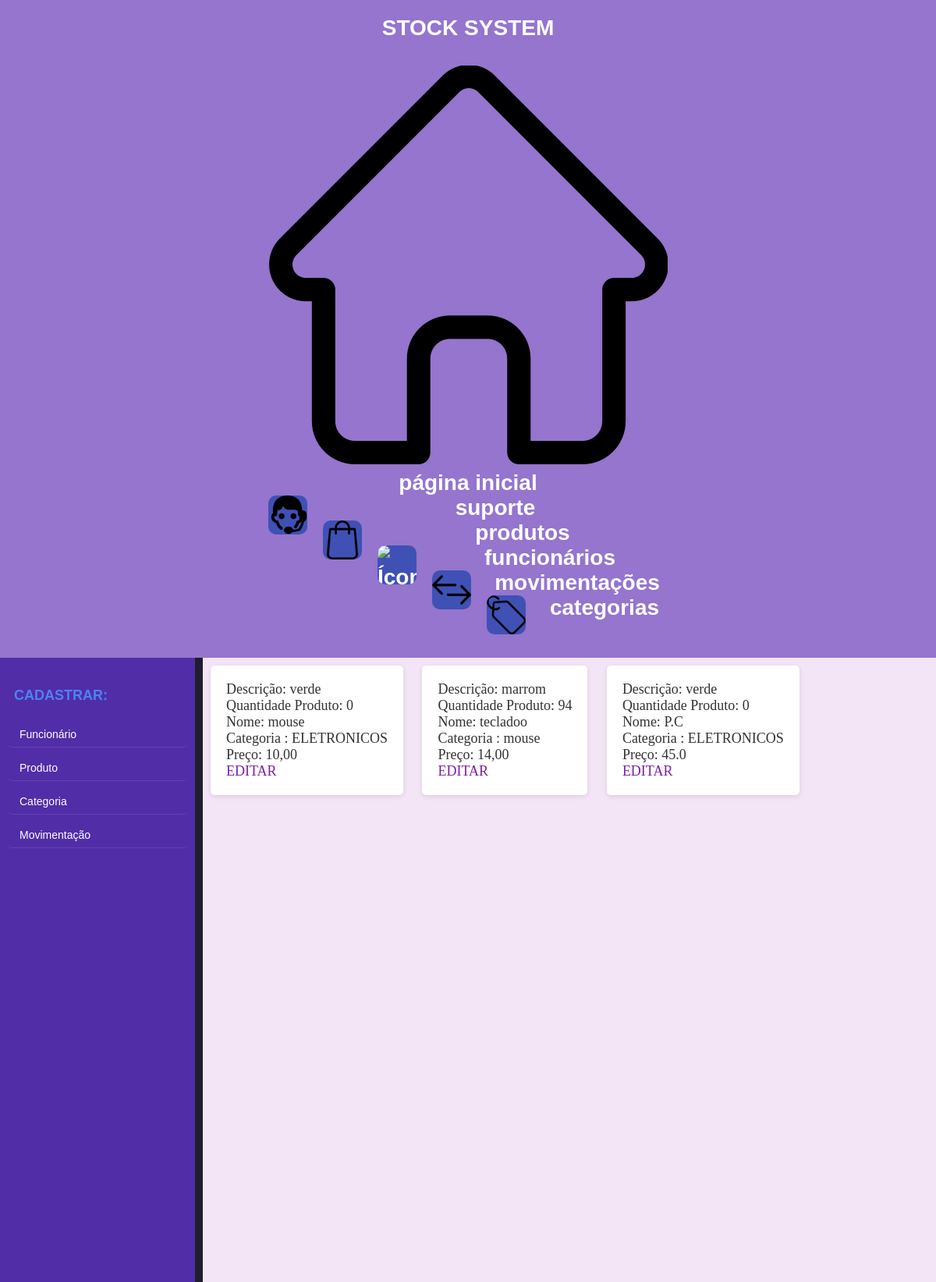
The page /produto on the database as committed earlier.
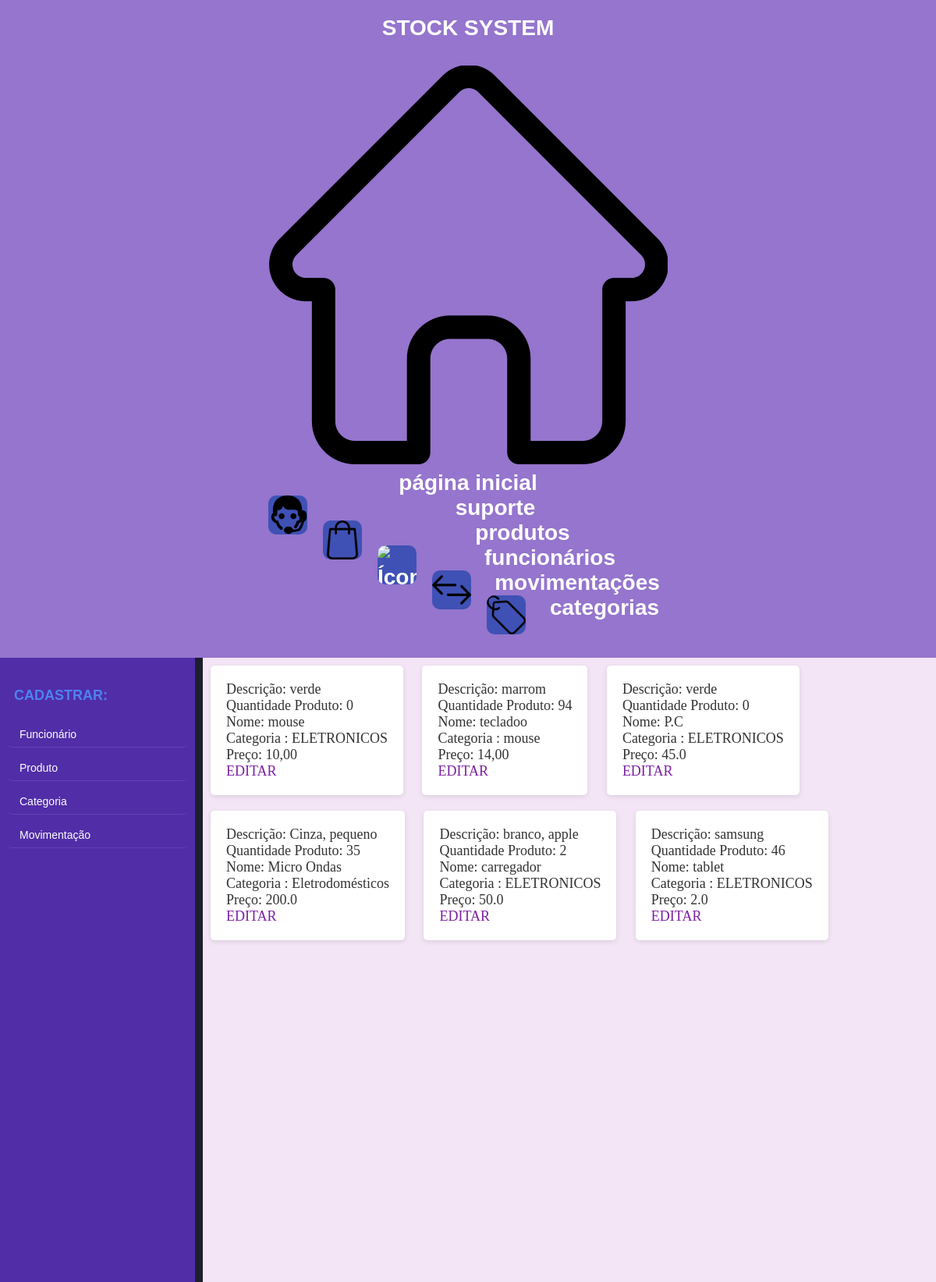
The same page on the database as committed later.
### models.py (models this page shows, shortened)
class Produto(Base):
    __tablename__ = 'produto'
    id = Column(Integer, primary_key=True)
    nome = Column(String(40), nullable=False, index=True)
    descricao = Column(String(80), nullable=False, index=True, )
    quantidade_produto = Column(Integer, nullable=False, )
    preco = Column(Float, nullable=False, index=True)
    categoria_id = Column(String, ForeignKey('categoria.id'))

class Categoria(Base):
    __tablename__ = 'categoria'
    id = Column(Integer, primary_key=True)
    name_categoria = Column(String(20), nullable=False)

### app.py (the view)
@app.route('/produto', methods=['GET'])
def produto():
    sql_produto = select(Produto, Categoria).join(Categoria, Categoria.id == Produto.categoria_id)
    resultado_produto = db_session.execute(sql_produto).fetchall()  # quando é join fetchall invez de de scalars
    return render_template('produto.html',
                           lista_produto=resultado_produto)

### templates/produto.html
{% extends 'template.html' %}
{% block conteudo %}
{% for produto, categoria in lista_produto %}
<div class="conteudo_produto">
    <p> Descrição: {{produto.descricao}} </p>
    <p> Quantidade Produto: {{produto.quantidade_produto}}</p>
    <p> Nome: {{produto.nome}}</p>
    <p> Categoria : {{categoria.name_categoria}}</p>
    <p> Preço: {{produto.preco}}</p>
    <a href="{{url_for('editar_produto', id_produto=produto.id)}}"> EDITAR</a>
</div>
{% endfor %}
{% endblock conteudo %}

Rows that differ between the two databases and show on the page:
added Produto: descricao "Cinza, pequeno", quantidade_produto "35", nome "Micro Ondas", name_categoria "Eletrodomésticos", preco "200.0"
added Produto: descricao "branco, apple", quantidade_produto "2", nome "carregador", name_categoria "ELETRONICOS", preco "50.0"
added Produto: descricao "samsung", quantidade_produto "46", nome "tablet", name_categoria "ELETRONICOS", preco "2.0"
